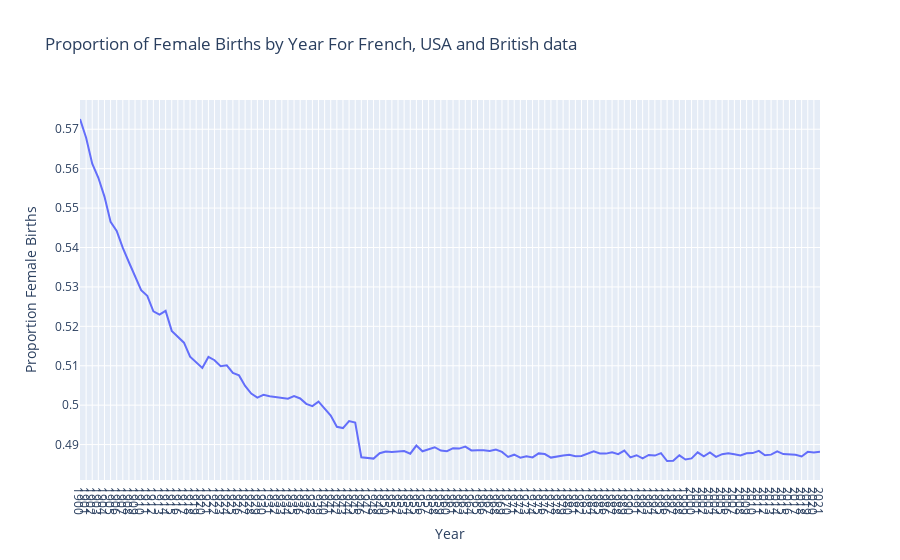

The notebook cell this image was saved under:
### Code cell
# For French, USA and British data

# Group the data by year and compute the proportion of female births
prop_female = df_total.groupby(['year', 'gender']).sum()
prop_female = prop_female.unstack('gender')
prop_female = prop_female['count']['F'] / (prop_female['count']['F'] + prop_female['count']['M'])

# Plot the data
fig = px.line(prop_female, x=prop_female.index, y=prop_female.values, title='Proportion of Female Births by Year For French, USA and British data')
fig.update_layout(xaxis_title='Year', yaxis_title='Proportion Female Births', xaxis_tickmode='linear')
fig.show()

### Figure 1 — Plotly figure (JSON) as saved in the notebook; plotly's stock layout.template omitted (floating-point values rounded to 4 significant figures)
{"data": [{"hovertemplate": "year=%{x}<br>y=%{y}<extra></extra>", "legendgroup": "", "line": {"color": "#636efa", "dash": "solid"}, "marker": {"symbol": "circle"}, "mode": "lines", "name": "", "orientation": "v", "showlegend": false, "type": "scatter", "x": [1900, 1901, 1902, 1903, 1904, 1905, 1906, 1907, 1908, 1909, 1910, 1911, 1912, 1913, 1914, 1915, 1916, 1917, 1918, 1919, 1920, 1921, 1922, 1923, 1924, 1925, 1926, 1927, 1928, 1929, 1930, 1931, 1932, 1933, 1934, 1935, 1936, 1937, 1938, 1939, 1940, 1941, 1942, 1943, 1944, 1945, 1946, 1947, 1948, 1949, 1950, 1951, 1952, 1953, 1954, 1955, 1956, 1957, 1958, 1959, 1960, 1961, 1962, 1963, 1964, 1965, 1966, 1967, 1968, 1969, 1970, 1971, 1972, 1973, 1974, 1975, 1976, 1977, 1978, 1979, 1980, 1981, 1982, 1983, 1984, 1985, 1986, 1987, 1988, 1989, 1990, 1991, 1992, 1993, 1994, 1995, 1996, 1997, 1998, 1999, 2000, 2001, 2002, 2003, 2004, 2005, 2006, 2007, 2008, 2009, 2010, 2011, 2012, 2013, 2014, 2015, 2016, 2017, 2018, 2019, 2020, 2021], "xaxis": "x", "y": [0.5726, 0.5678, 0.5613, 0.5577, 0.5529, 0.5465, 0.5442, 0.5399, 0.5363, 0.5325, 0.5292, 0.5277, 0.5238, 0.523, 0.5239, 0.5188, 0.5173, 0.5159, 0.5123, 0.5108, 0.5095, 0.5122, 0.5114, 0.5099, 0.5101, 0.5082, 0.5075, 0.5049, 0.5029, 0.5019, 0.5026, 0.5023, 0.5021, 0.5018, 0.5016, 0.5023, 0.5017, 0.5003, 0.4998, 0.5009, 0.4992, 0.4974, 0.4945, 0.4942, 0.496, 0.4956, 0.4868, 0.4866, 0.4864, 0.4878, 0.4882, 0.4881, 0.4882, 0.4883, 0.4877, 0.4897, 0.4883, 0.4889, 0.4893, 0.4885, 0.4883, 0.4891, 0.489, 0.4895, 0.4885, 0.4886, 0.4886, 0.4884, 0.4887, 0.4881, 0.4869, 0.4874, 0.4867, 0.487, 0.4867, 0.4878, 0.4876, 0.4867, 0.4871, 0.4872, 0.4874, 0.4871, 0.4871, 0.4877, 0.4883, 0.4877, 0.4877, 0.4881, 0.4876, 0.4885, 0.4868, 0.4873, 0.4865, 0.4874, 0.4872, 0.4878, 0.4858, 0.4859, 0.4873, 0.4862, 0.4865, 0.488, 0.487, 0.488, 0.4869, 0.4876, 0.4878, 0.4875, 0.4873, 0.4878, 0.4878, 0.4884, 0.4873, 0.4874, 0.4883, 0.4876, 0.4875, 0.4874, 0.487, 0.4882, 0.488, 0.4882], "yaxis": "y"}], "layout": {"autosize": true, "legend": {"tracegroupgap": 0}, "title": {"text": "Proportion of Female Births by Year For French, USA and British data"}, "xaxis": {"anchor": "y", "autorange": true, "domain": [0, 1], "range": [1900, 2021], "tickmode": "linear", "title": {"text": "Year"}, "type": "linear"}, "yaxis": {"anchor": "x", "autorange": true, "domain": [0, 1], "range": [0.481, 0.5774], "title": {"text": "Proportion Female Births"}, "type": "linear"}}}
